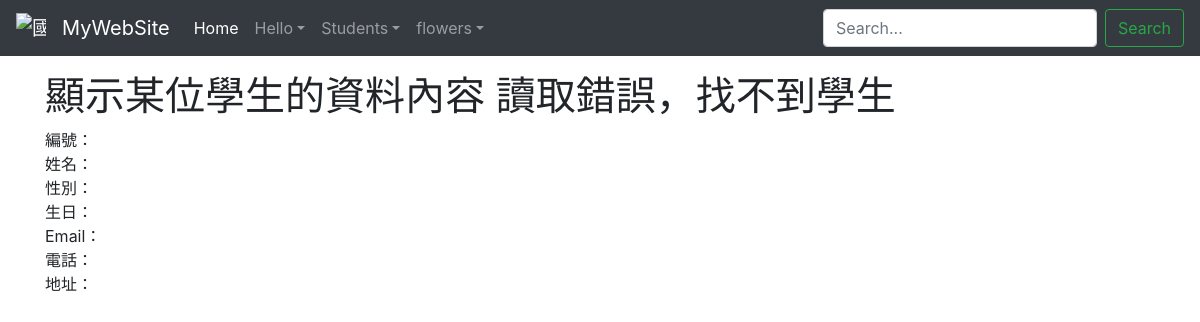
The page /showone on the database as committed earlier.
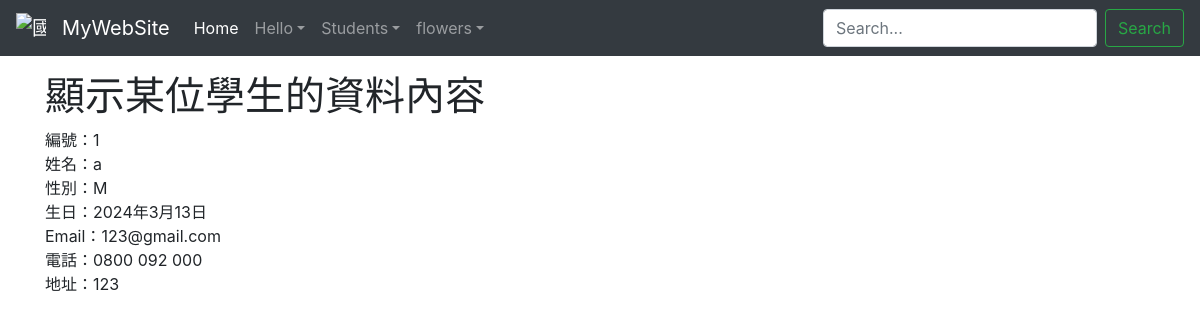
The same page on the database as committed later.
### studentsapp/models.py (models this page shows, shortened)
class student(models.Model):
    cName = models.CharField(max_length=20,null=False)
    cSex = models.CharField(max_length=2,null=False,default="M")
    cPhone = models.CharField(max_length=50,blank=True,default="")
    cAddr = models.CharField(max_length=255,blank=True,default="")
    cBirthday = models.DateField(null=False)
    cEmail = models.EmailField(max_length=100,blank=True,default="")

### studentsapp/views.py (the view)
# urls.py: path("showone", sviews.showone),
def showone(request):
    try:
        std = student.objects.get(cName = "a")
    except:
        errormessage = "讀取錯誤，找不到學生"
    return render(request,"show/showone.html",locals())

### templates/show/showone.html (shortened to what this page needs)
{%extends "../base/base.html" %}
{% block content %}
    <h1>顯示某位學生的資料內容 {{ errormessage }}</h1>
    編號：{{ std.id }}<br />
    姓名：{{ std.cName }}<br />
    性別：{{ std.cSex }}<br />
    生日：{{ std.cBirthday }}<br />
    Email：{{ std.cEmail }}<br />
    電話：{{ std.cPhone }}<br />
    地址：{{ std.cAddr }}<br />
{% endblock %}

Rows that differ between the two databases and show on the page:
added student: id "1", cName "a", cSex "M", cBirthday "2024年3月13日", cEmail "123@gmail.com", cPhone "0800 092 000", cAddr "123"
Other text that changed with them:
{{ errormessage }}: "讀取錯誤，找不到學生" → (not shown)
